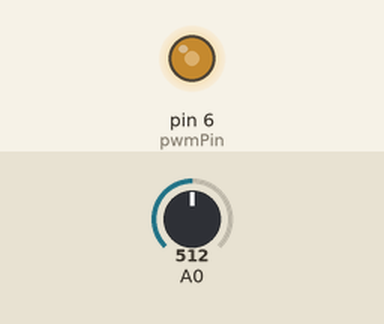
Recording of a sketch running on a simulated Arduino Uno, built with avr-gcc and run on an emulated ATmega328P. On the bench: output pins drawn as LEDs (lit = HIGH). The test bench sets the inputs (shaded band); at power-on: A0 = 512.

Above: at 1.2 s.
1.3 s: A0 set to 716
At 2.1 s:
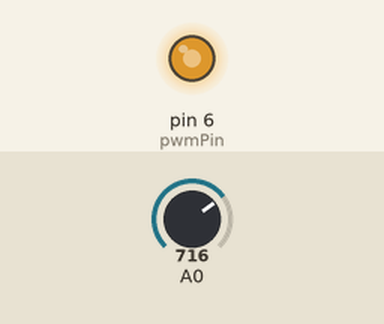
2.8 s: A0 set to 900
At 3.3 s:
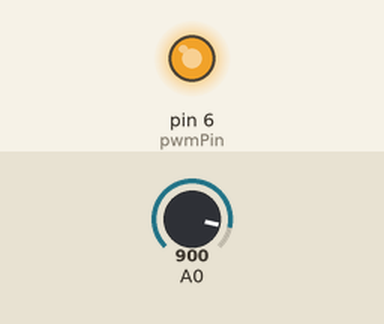
4.3 s: A0 set to 122
At 5.5 s:
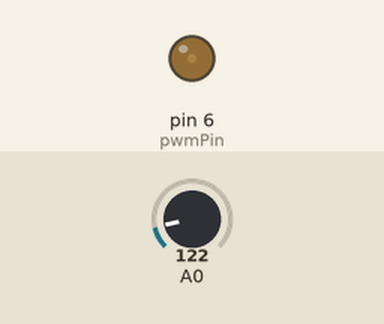
5.8 s: A0 set to 0
At 6.8 s:
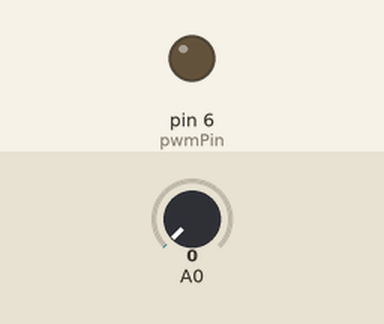
7.3 s: A0 set to 511
At 7.9 s:
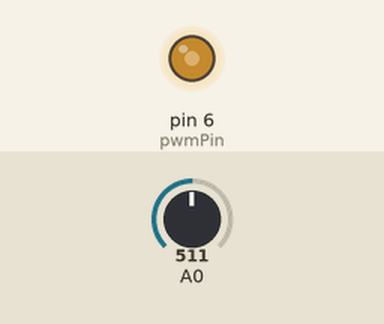
Timing chart, 0 to 9.8 s (numbered marks = the images above; inputs shaded):
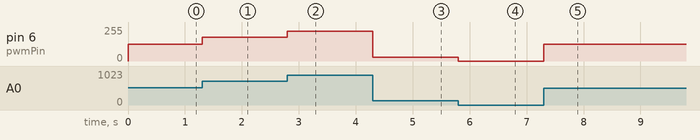

The sketch:

sketch_apr12a.ino
```cpp
const int pwmPin = 6;

void setup()
{
// initialize serial communication at 9600 bits per second:
  pinMode(pwmPin, OUTPUT);

}

void loop()
{
  // read the input on analog pin 0:
  int sensorValue = analogRead(A0);

  float voltage = map(sensorValue, 0, 1023, 0, 255);

  analogWrite(pwmPin, voltage);
}
```

Measured:
- after the input at 1.3 s, pin 6 (pwmPin): 127/255 → 178/255 at once
- after the input at 2.8 s, pin 6 (pwmPin): 178/255 → 224/255 at once
- after the input at 4.3 s, pin 6 (pwmPin): 224/255 → 30/255 at once
- after the input at 5.8 s, pin 6 (pwmPin): 30/255 → 0/255 at once
- after the input at 7.3 s, pin 6 (pwmPin): 0/255 → 127/255 at once
